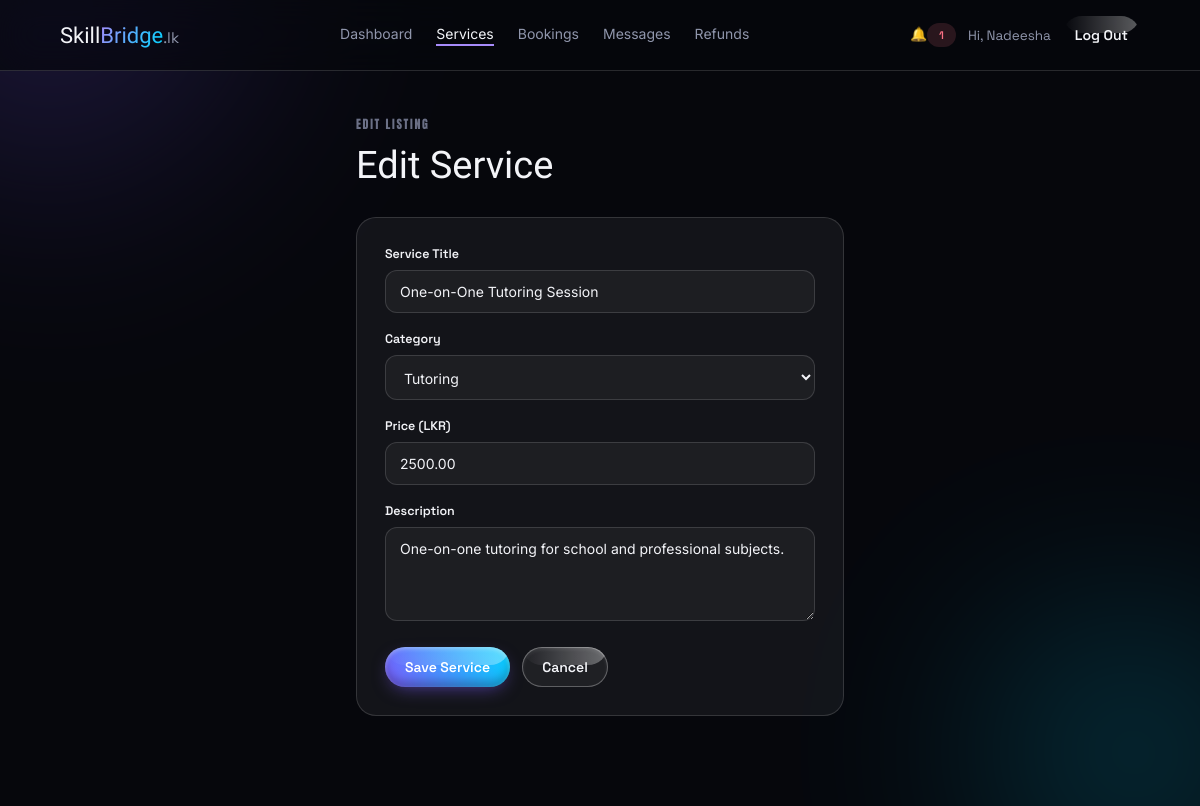
Page /english/service-form.php?service=1 (signed in) on the committed database.
### tables this page shows
CREATE TABLE `services` (
  `service_id` int(10) UNSIGNED NOT NULL,
  `profile_id` int(10) UNSIGNED NOT NULL,
  `category_id` int(10) UNSIGNED NOT NULL,
  `title` varchar(150) NOT NULL,
  `language` enum('tamil','english','sinhala') NOT NULL DEFAULT 'english',
  `price` decimal(10,2) NOT NULL,
  `description` text DEFAULT NULL,
  `is_active` tinyint(1) NOT NULL DEFAULT 1,
  `created_at` timestamp NOT NULL DEFAULT current_timestamp(),
  `updated_at` timestamp NOT NULL DEFAULT current_timestamp() ON UPDATE current_timestamp()
);

CREATE TABLE `categories` (
  `category_id` int(10) UNSIGNED NOT NULL,
  `category_key` varchar(60) NOT NULL,
  `category_name` varchar(100) NOT NULL
);

### english/service-form.php (the view, shortened to what this page needs)
<?php
require_once __DIR__ . '/session.php';
$myId = (int) $_SESSION['user_id'];
$serviceId = (int) ($_GET['service'] ?? 0);
$isEdit = $serviceId > 0;
$categories = [];
$service = null;
$dbError = false;
try {
    $stmt = $pdo->prepare('SELECT profile_id FROM freelancer_profiles WHERE user_id = :user_id LIMIT 1');
    $stmt->execute(['user_id' => $myId]);
    $profile = $stmt->fetch() ?: null;
    $catStmt = $pdo->query('SELECT category_id, category_name FROM categories ORDER BY category_name');
    $categories = $catStmt->fetchAll();
    if ($profile && $isEdit) {
        $stmt = $pdo->prepare('SELECT * FROM services WHERE service_id = :service_id AND profile_id = :profile_id LIMIT 1');
        $stmt->execute(['service_id' => $serviceId, 'profile_id' => $profile['profile_id']]);
        $service = $stmt->fetch() ?: null;
    }
} catch (PDOException $e) {
    error_log('SkillBridge service-form.php load error: ' . $e->getMessage());
    $dbError = true;
}
$notFound = $isEdit && !$service;
$vTitle = $_POST['title'] ?? $service['title'] ?? '';
$vCategoryId = $_POST['category_id'] ?? $service['category_id'] ?? '';
$vPrice = $_POST['price'] ?? $service['price'] ?? '';
$vDescription = $_POST['description'] ?? $service['description'] ?? '';
?>
<!DOCTYPE html>
<html lang="en">
<head>
<link rel="stylesheet" href="assets/css/dashboard.css?v=2">
</head>
<body>
<div class="scene" aria-hidden="true">
  <div class="orb orb-violet"></div>
  <div class="orb orb-cyan"></div>
</div>
<?php $activeNav = 'services'; include __DIR__ . '/partials/dashboard-nav.php'; ?>
<main class="dash-page dash-page--narrow">
  <?php if ($dbError): ?>
    <div class="empty-state">
      <div class="empty-glyph">!</div>
      <h3>Couldn't load this page</h3>
      <p>Something went wrong reaching the database. Please try again shortly.</p>
    </div>
  <?php else: ?>
    <p class="eyebrow"><?php echo $isEdit ? 'Edit Listing' : 'New Listing'; ?></p>
    <h1 class="dash-title"><?php echo $isEdit ? 'Edit Service' : 'Add a Service'; ?></h1>
    <div class="form-panel">
      <form method="POST" action="service-form.php<?php echo $isEdit ? '?service=' . $serviceId : ''; ?>">
        <div class="field">
          <label for="title">Service Title</label>
          <input type="text" id="title" name="title" value="<?php echo htmlspecialchars($vTitle, ENT_QUOTES); ?>" placeholder="e.g. One-on-One Tutoring Session" required>
        </div>
        <div class="field">
          <label for="category_id">Category</label>
          <select id="category_id" name="category_id" required>
            <?php foreach ($categories as $cat): ?>
              <option value="<?php echo (int) $cat['category_id']; ?>" <?php echo (int) $vCategoryId === (int) $cat['category_id'] ? 'selected' : ''; ?>>
                <?php echo htmlspecialchars($cat['category_name'], ENT_QUOTES); ?>
              </option>
            <?php endforeach; ?>
          </select>
        </div>
        <div class="field">
          <label for="price">Price (LKR)</label>
          <input type="number" id="price" name="price" value="<?php echo htmlspecialchars((string) $vPrice, ENT_QUOTES); ?>" min="1" step="1" placeholder="2500" required>
        </div>
        <div class="field">
          <label for="description">Description</label>
          <textarea id="description" name="description" rows="4" placeholder="What's included, how it works, anything a client should know..."><?php echo htmlspecialchars($vDescription, ENT_QUOTES); ?></textarea>
        </div>
        <div class="form-actions">
          <button type="submit" class="btn btn-primary">Save Service</button>
          <a href="services.php" class="btn btn-outline">Cancel</a>
        </div>
      </form>
    </div>
  <?php endif; ?>
</main>
</body>
</html>

### english/assets/css/dashboard.css (style rules this page uses)
:root { --bg: #06070C; --glass: rgba(255, 255, 255, 0.055); --glass-strong: rgba(255, 255, 255, 0.09); --glass-border: rgba(255, 255, 255, 0.14); --glass-border-hi: rgba(255, 255, 255, 0.28); --violet: #7C5CFC; --violet-soft: #A78BFA; --cyan: #00D4FF; --magenta: #FF3D9A; --green: #4ADE80; --amber: #FBBF24; --red: #FB7185; --text: #F3F4F8; --muted: #9096AC; --muted-2: #6B7086; --radius-lg: 28px; --radius-md: 20px; --radius-sm: 14px; --ease: cubic-bezier(.22, 1, .36, 1); --font-gothic: 'Pirata One', 'Space Grotesk', serif; --font-metal: 'Anton', 'Space Grotesk', sans-serif; --font-display: 'Space Grotesk', sans-serif; --font-body: 'Inter', system-ui, sans-serif; }
* { box-sizing: border-box; }
html, body { margin: 0; padding: 0; }
body { background: var(--bg); color: var(--text); font-family: var(--font-body); min-height: 100vh; position: relative; overflow-x: hidden; }
a { color: inherit; text-decoration: none; }
.eyebrow { font-family: var(--font-metal); font-size: 12px; letter-spacing: 0.14em; text-transform: uppercase; color: var(--muted-2); margin: 0 0 10px; }
.scene { position: fixed; inset: 0; z-index: 0; overflow: hidden; background: var(--bg); }
.orb { position: absolute; border-radius: 50%; filter: blur(100px); opacity: 0.28; }
.orb-violet { width: 40vw; height: 40vw; top: -16vw; left: -10vw; background: radial-gradient(circle at 30% 30%, var(--violet), transparent 70%); }
.orb-cyan { width: 32vw; height: 32vw; bottom: -14vw; right: -8vw; background: radial-gradient(circle at 60% 40%, var(--cyan), transparent 70%); }
.btn { display: inline-flex; align-items: center; justify-content: center; gap: 8px; padding: 11px 20px; border-radius: 999px; font-family: var(--font-display); font-weight: 600; font-size: 14px; border: 1px solid transparent; cursor: pointer; transition: transform 220ms var(--ease), border-color 220ms ease, background 220ms ease; white-space: nowrap; }
.btn-primary { background: linear-gradient(120deg, var(--violet), var(--magenta)); color: #fff; }
.btn-outline { background: rgba(255, 255, 255, 0.03); border-color: var(--glass-border); color: var(--text); }
.dash-page { position: relative; z-index: 2; max-width: 1080px; margin: 0 auto; padding: 44px clamp(20px, 5vw, 56px) 90px; }
.dash-page--narrow { max-width: 600px; }
.dash-title { font-family: var(--font-gothic); font-weight: 400; font-size: clamp(28px, 4vw, 38px); margin: 0 0 30px; }
.form-panel { padding: 28px; border-radius: var(--radius-md); background: var(--glass); border: 1px solid var(--glass-border); }
.field { margin-bottom: 18px; }
.field label { display: block; font-family: var(--font-display); font-size: 12.5px; font-weight: 600; margin-bottom: 8px; }
.field input, .field select, .field textarea { width: 100%; padding: 12px 14px; border-radius: 12px; background: rgba(255, 255, 255, 0.045); border: 1px solid var(--glass-border); color: var(--text); font-size: 14px; font-family: var(--font-body); outline: none; resize: vertical; transition: border-color 200ms ease; }
.field select { color-scheme: dark; }
.form-actions { display: flex; gap: 12px; margin-top: 22px; }
.btn { position: relative; overflow: hidden; isolation: isolate; border-radius: 999px !important; border: none !important; transition: transform 0.3s ease, box-shadow 0.3s ease !important; }
.btn::before { content: ''; position: absolute; inset: 0; border-radius: inherit; background: linear-gradient(90deg, rgba(255, 255, 255, 0) 0%, rgba(255, 255, 255, 0.35) 100%); transform: translateY(-55%); transform-origin: bottom center; transition: transform 0.5s ease-in-out; z-index: 2; pointer-events: none; }
.btn::after { content: ''; position: absolute; top: 10%; right: 14%; width: 1px; height: 1px; background: #fff; box-shadow: rgba(255, 255, 255, 0.9) 0px 0px 8px 8px, rgba(255, 255, 255, 0.5) 0px 0px 16px 14px; opacity: 0; transition: opacity 0.3s ease; z-index: 3; pointer-events: none; }
.btn-primary { background: linear-gradient(60deg, var(--violet) 0%, var(--cyan) 100%) !important; box-shadow: 0 6px 18px -6px rgba(124, 92, 252, 0.6), inset 0 2px 4px rgba(255, 255, 255, 0.35), inset 0 -6px 10px rgba(0, 0, 0, 0.25) !important; color: #fff !important; }
.btn-outline { background: rgba(255, 255, 255, 0.05) !important; box-shadow: inset 0 0 0 1px var(--glass-border-hi, rgba(255, 255, 255, 0.28)), inset 0 2px 4px rgba(255, 255, 255, 0.12) !important; color: var(--text) !important; }

### rows in the picture
services: title "One-on-One Tutoring Session", category_id "Tutoring", price "2500.00", description "One-on-one tutoring for school and professional subjects."

### other values in the picture
$unreadCount "1"
explode(' ', $_SESSION['full_name'])[0] "Nadeesha"
